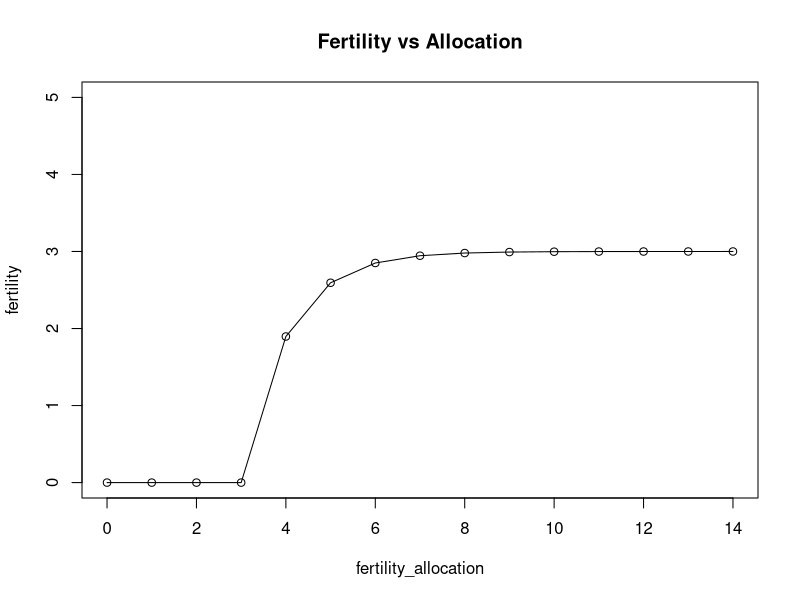

Reproduce this figure in R.
# this script plots fertility as a function of fertility allocation, based on a law of diminishing returns (see Rogers 1990 p.483 and Figure 1)

rm(list = ls())

num_class <- 15
max_offspring <- 3
starvation_threshold <- 3
fertility_allocation <- 0:(num_class - 1)

fertility <- max_offspring * (1 - exp(-(fertility_allocation - starvation_threshold)))

fertility <- pmax(fertility, 0) # clip at 0

plot(fertility_allocation, fertility, type = "l", lty = 1, ylim = c(0, 5), main = "Fertility vs Allocation")
points(fertility_allocation, fertility)